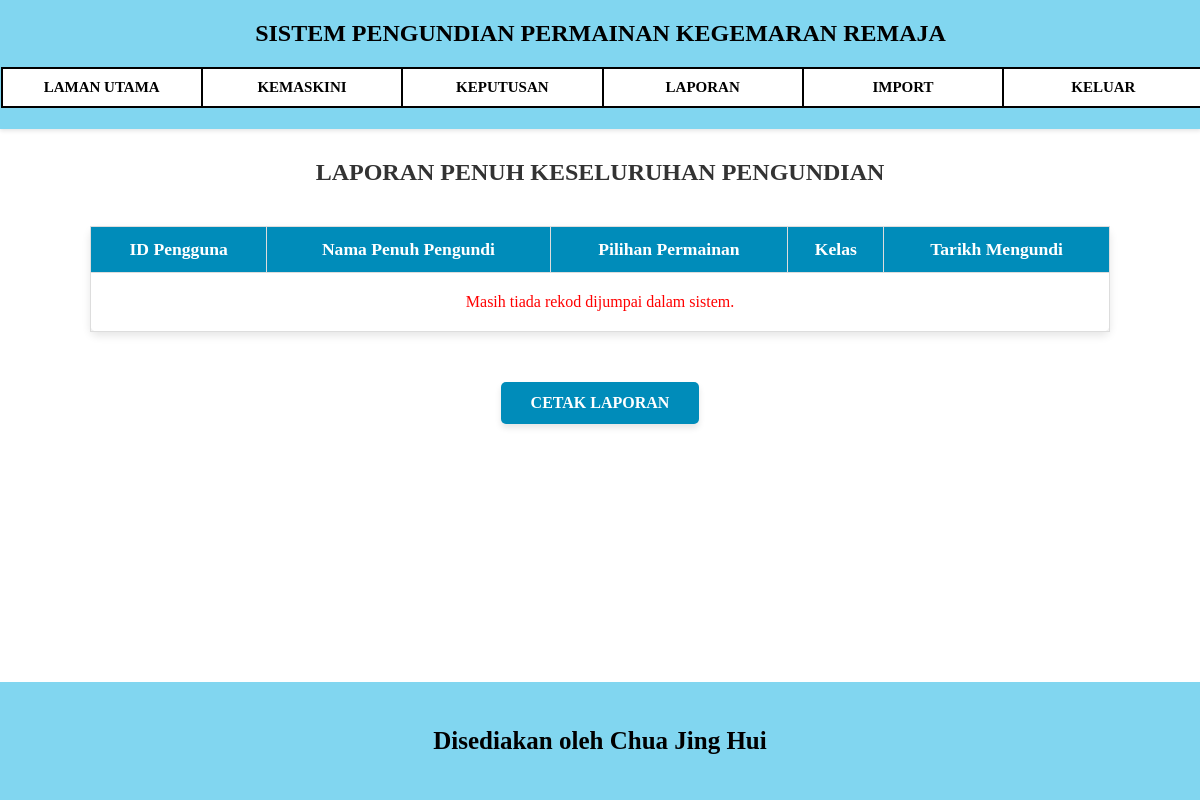
The app's page /laporan.php, older data.
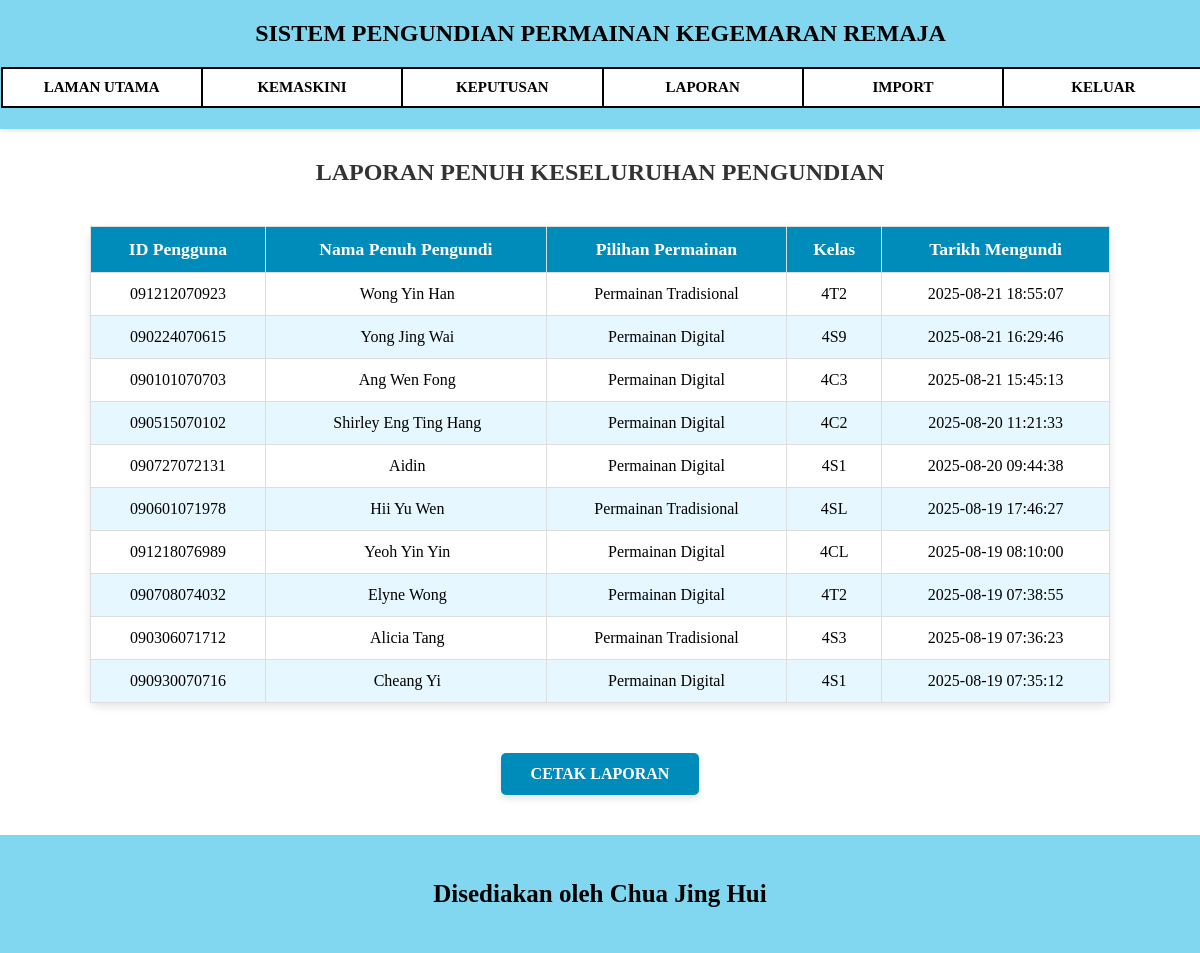
The same page, newer data.
### tables this page shows
CREATE TABLE `maklumat_pengundian` (
  `IDPengguna` varchar(12) NOT NULL,
  `IDPermainan` varchar(3) NOT NULL,
  `Tarikh` datetime DEFAULT CURRENT_TIMESTAMP
);

CREATE TABLE `pengundi` (
  `IDPengguna` varchar(12) NOT NULL,
  `Nama` varchar(255) NOT NULL,
  `IDKelas` varchar(3) NOT NULL
);

CREATE TABLE `senarai_permainan` (
  `IDPermainan` varchar(3) NOT NULL,
  `Permainan` varchar(255) NOT NULL
);

CREATE TABLE `kelas` (
  `IDKelas` varchar(3) NOT NULL,
  `Kelas` varchar(3) NOT NULL
);

### laporan.php (the view, shortened to what this page needs)
<?php
require "config.php";
$arahan_sql = "SELECT pengundi.IDPengguna, pengundi.Nama, senarai_permainan.Permainan, kelas.Kelas, maklumat_pengundian.Tarikh
        FROM maklumat_pengundian
        INNER JOIN pengundi ON maklumat_pengundian.IDPengguna = pengundi.IDPengguna
        INNER JOIN senarai_permainan ON maklumat_pengundian.IDPermainan = senarai_permainan.IDPermainan
        INNER JOIN kelas ON pengundi.IDKelas = kelas.IDKelas
        ORDER BY maklumat_pengundian.Tarikh DESC";
$hasil_carian = mysqli_query($sambungan, $arahan_sql);
?>
<!DOCTYPE html>
<html>
    <head>
        <link rel="stylesheet" href="styles.css">
    </head>
    <body>
      <nav class="nav">
        <div class="navTop">
          <h1>SISTEM PENGUNDIAN PERMAINAN KEGEMARAN REMAJA</h1>
        </div>
        <div class="navButtons">
          <a href="lamanUtamaAdmin.php" class="nav-btn">LAMAN UTAMA</a>
          <a href="kemaskini.php" class="nav-btn">KEMASKINI</a>
            <a href="keputusanAdmin.php" class="nav-btn">KEPUTUSAN</a>
            <a href="laporan.php" class="nav-btn">LAPORAN</a>
            <a href="import.php" class="nav-btn">IMPORT</a>
          <a href="login.php" class="nav-btn">KELUAR</a>
        </div>
      </nav>
      <center>
          <h2 style="margin: 30px 0 20px 0; color: #333;">LAPORAN PENUH KESELURUHAN PENGUNDIAN</h2>
      </center>
      <table class="laporan">
        <thead>
          <tr>
            <th>ID Pengguna</th>
            <th>Nama Penuh Pengundi</th>
            <th>Pilihan Permainan</th>
            <th>Kelas</th>
            <th>Tarikh Mengundi</th>
          </tr>
        </thead>
        <tbody>
          <?php
          if (mysqli_num_rows($hasil_carian) > 0) {
              while($baris = mysqli_fetch_assoc($hasil_carian)) {
                  echo "<tr>";
                  echo "<td>" . htmlspecialchars($baris['IDPengguna']) . "</td>";
                  echo "<td style='text-align:center; padding-left:15px;'>" . htmlspecialchars($baris['Nama']) . "</td>";
                  echo "<td>" . htmlspecialchars($baris['Permainan']) . "</td>";
                  echo "<td>" . htmlspecialchars($baris['Kelas']) . "</td>";
                  echo "<td>" . htmlspecialchars($baris['Tarikh']) . "</td>";
                  echo "</tr>";
              }
          } else {
              echo "<tr><td colspan='5' style='text-align:center; padding: 20px; color: red;'>Masih tiada rekod dijumpai dalam sistem.</td></tr>";
          }
          ?>
        </tbody>
      </table>
      <center>
          <div class="btn-container">
              <button onclick="printTable()" class="btn-cetak">CETAK LAPORAN</button>
          </div>
      </center>
      <footer>
        <center><p>Disediakan oleh Chua Jing Hui</p></center>
      </footer>
    </body>
</html>

Row changes from the older to the newer data that the page shows:
added maklumat_pengundian: IDPengguna.IDPengguna "091212070923", IDPengguna.Nama "Wong Yin Han", IDPermainan.Permainan "Permainan Tradisional", kelas.Kelas "4T2", Tarikh "2025-08-21 18:55:07"
added maklumat_pengundian: IDPengguna.IDPengguna "090224070615", IDPengguna.Nama "Yong Jing Wai", IDPermainan.Permainan "Permainan Digital", kelas.Kelas "4S9", Tarikh "2025-08-21 16:29:46"
added maklumat_pengundian: IDPengguna.IDPengguna "090101070703", IDPengguna.Nama "Ang Wen Fong", IDPermainan.Permainan "Permainan Digital", kelas.Kelas "4C3", Tarikh "2025-08-21 15:45:13"
added maklumat_pengundian: IDPengguna.IDPengguna "090515070102", IDPengguna.Nama "Shirley Eng Ting Hang", IDPermainan.Permainan "Permainan Digital", kelas.Kelas "4C2", Tarikh "2025-08-20 11:21:33"
added maklumat_pengundian: IDPengguna.IDPengguna "090727072131", IDPengguna.Nama "Aidin", IDPermainan.Permainan "Permainan Digital", kelas.Kelas "4S1", Tarikh "2025-08-20 09:44:38"
added maklumat_pengundian: IDPengguna.IDPengguna "090601071978", IDPengguna.Nama "Hii Yu Wen", IDPermainan.Permainan "Permainan Tradisional", kelas.Kelas "4SL", Tarikh "2025-08-19 17:46:27"
added maklumat_pengundian: IDPengguna.IDPengguna "091218076989", IDPengguna.Nama "Yeoh Yin Yin", IDPermainan.Permainan "Permainan Digital", kelas.Kelas "4CL", Tarikh "2025-08-19 08:10:00"
added maklumat_pengundian: IDPengguna.IDPengguna "090708074032", IDPengguna.Nama "Elyne Wong", IDPermainan.Permainan "Permainan Digital", kelas.Kelas "4T2", Tarikh "2025-08-19 07:38:55"
added maklumat_pengundian: IDPengguna.IDPengguna "090306071712", IDPengguna.Nama "Alicia Tang", IDPermainan.Permainan "Permainan Tradisional", kelas.Kelas "4S3", Tarikh "2025-08-19 07:36:23"
added maklumat_pengundian: IDPengguna.IDPengguna "090930070716", IDPengguna.Nama "Cheang Yi", IDPermainan.Permainan "Permainan Digital", kelas.Kelas "4S1", Tarikh "2025-08-19 07:35:12"
Text that changed along with them:
text no longer shown: "Masih tiada rekod dijumpai dalam sistem."
